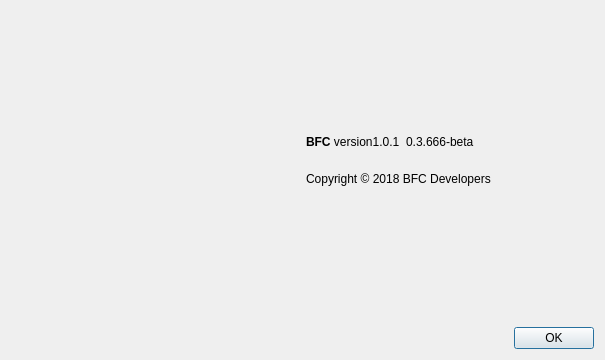
<?xml version="1.0" encoding="UTF-8"?>
<ui version="4.0">
 <class>AboutDialog</class>
 <widget class="QDialog" name="AboutDialog">
  <property name="geometry">
   <rect>
    <x>0</x>
    <y>0</y>
    <width>605</width>
    <height>360</height>
   </rect>
  </property>
  <property name="windowTitle">
   <string>About BFC</string>
  </property>
  <layout class="QGridLayout" name="gridLayout" columnstretch="5,5">
   <item row="0" column="0">
    <widget class="QLabel" name="label_4">
     <property name="sizePolicy">
      <sizepolicy hsizetype="Preferred" vsizetype="Ignored">
       <horstretch>0</horstretch>
       <verstretch>0</verstretch>
      </sizepolicy>
     </property>
     <property name="pixmap">
      <pixmap resource="../bitcoin.qrc">:/images/about</pixmap>
     </property>
    </widget>
   </item>
   <item row="0" column="1">
    <layout class="QVBoxLayout" name="verticalLayout_2">
     <item>
      <spacer name="verticalSpacer_2">
       <property name="orientation">
        <enum>Qt::Vertical</enum>
       </property>
       <property name="sizeHint" stdset="0">
        <size>
         <width>20</width>
         <height>40</height>
        </size>
       </property>
      </spacer>
     </item>
     <item>
      <layout class="QHBoxLayout" name="horizontalLayout">
       <item>
        <widget class="QLabel" name="label">
         <property name="cursor">
          <cursorShape>IBeamCursor</cursorShape>
         </property>
         <property name="text">
          <string>&lt;b&gt;BFC&lt;/b&gt; version1.0.1</string>
         </property>
         <property name="textInteractionFlags">
          <set>Qt::LinksAccessibleByMouse|Qt::TextSelectableByKeyboard|Qt::TextSelectableByMouse</set>
         </property>
        </widget>
       </item>
       <item>
        <widget class="QLabel" name="versionLabel">
         <property name="cursor">
          <cursorShape>IBeamCursor</cursorShape>
         </property>
         <property name="text">
          <string notr="true">0.3.666-beta</string>
         </property>
         <property name="textInteractionFlags">
          <set>Qt::LinksAccessibleByMouse|Qt::TextSelectableByKeyboard|Qt::TextSelectableByMouse</set>
         </property>
        </widget>
       </item>
       <item>
        <spacer name="horizontalSpacer">
         <property name="orientation">
          <enum>Qt::Horizontal</enum>
         </property>
         <property name="sizeHint" stdset="0">
          <size>
           <width>40</width>
           <height>20</height>
          </size>
         </property>
        </spacer>
       </item>
      </layout>
     </item>
     <item>
      <widget class="QLabel" name="copyrightLabel">
       <property name="cursor">
        <cursorShape>IBeamCursor</cursorShape>
       </property>
       <property name="text">
        <string>
Copyright © 2018 BFC Developers
</string>
       </property>
       <property name="textInteractionFlags">
        <set>Qt::LinksAccessibleByMouse|Qt::TextSelectableByKeyboard|Qt::TextSelectableByMouse</set>
       </property>
      </widget>
     </item>
     <item>
      <spacer name="verticalSpacer">
       <property name="orientation">
        <enum>Qt::Vertical</enum>
       </property>
       <property name="sizeHint" stdset="0">
        <size>
         <width>20</width>
         <height>40</height>
        </size>
       </property>
      </spacer>
     </item>
     <item>
      <widget class="QDialogButtonBox" name="buttonBox">
       <property name="orientation">
        <enum>Qt::Horizontal</enum>
       </property>
       <property name="standardButtons">
        <set>QDialogButtonBox::Ok</set>
       </property>
      </widget>
     </item>
    </layout>
   </item>
  </layout>
 </widget>
 <resources>
  <include location="../bitcoin.qrc"/>
 </resources>
 <connections>
  <connection>
   <sender>buttonBox</sender>
   <signal>accepted()</signal>
   <receiver>AboutDialog</receiver>
   <slot>accept()</slot>
   <hints>
    <hint type="sourcelabel">
     <x>360</x>
     <y>308</y>
    </hint>
    <hint type="destinationlabel">
     <x>157</x>
     <y>274</y>
    </hint>
   </hints>
  </connection>
  <connection>
   <sender>buttonBox</sender>
   <signal>rejected()</signal>
   <receiver>AboutDialog</receiver>
   <slot>reject()</slot>
   <hints>
    <hint type="sourcelabel">
     <x>428</x>
     <y>308</y>
    </hint>
    <hint type="destinationlabel">
     <x>286</x>
     <y>274</y>
    </hint>
   </hints>
  </connection>
 </connections>
</ui>
